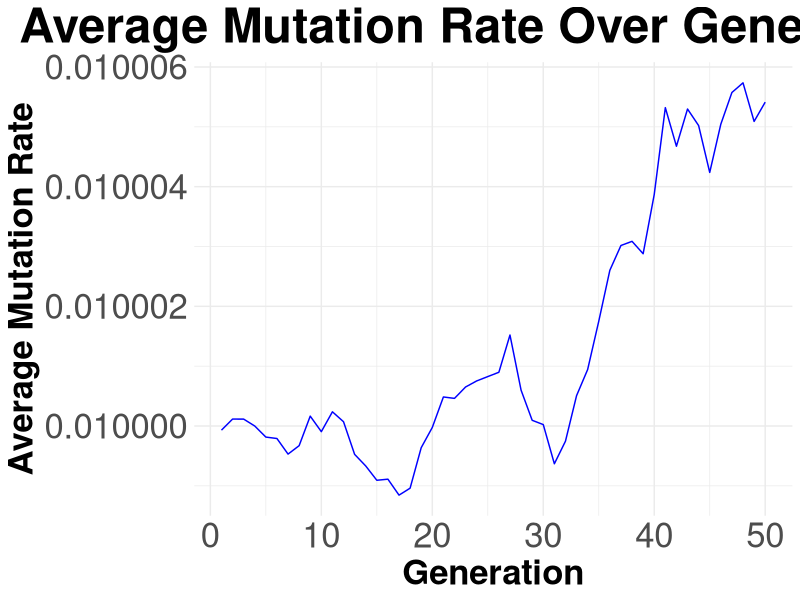
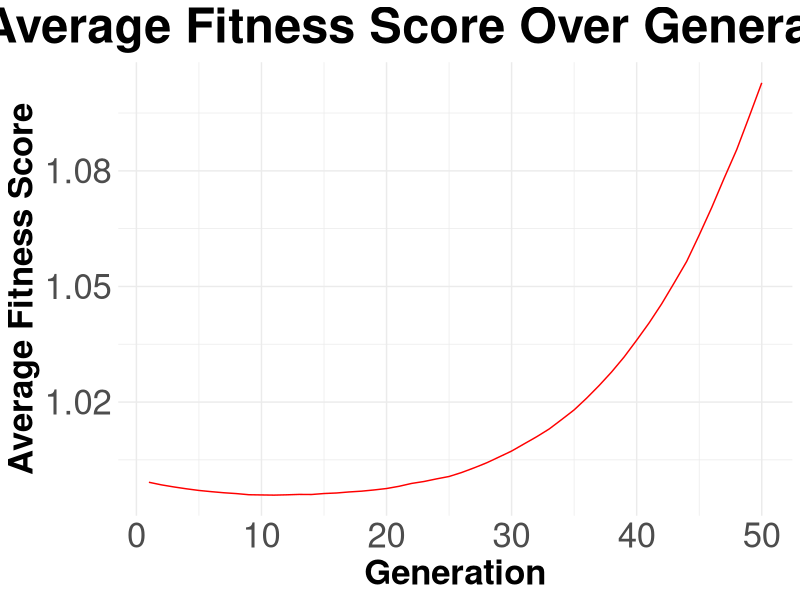

Generate these figures, in order, with R:
# Setting Parameters
population_size <- 1e5 # Number of individuals in the population
mutation_rate <- -2 # Since we are storing it in log10 format
fitness_score <- 0 # Represented by the net number of beneficial mutations
alpha <- 0.02 # Proportion of mutations that affect mutation rate
proportion_increase <- 0.5 # Proportion of mutations that increase mutation rate
mutation_jump_size <- 0.1 # Size of mutation rate change, increase or decrease
proportion_beneficial <- 0.1 # Proportion of mutations that increase fitness
generations <- 50 # Number of generations to simulate
s <- 0.1 # Parameter for fitness advantage/disadvantage

# Initialize population
initialize_population <- function(population_size, mutation_rate, fitness_score) {
  population <- data.frame(
    mutation_rate = rep(mutation_rate, population_size),
    fitness_score = rep(fitness_score, population_size)
  )
  return(population)
}

# Reproduction function
reproduce <- function(population, s) {
  population$offspring_count <- rpois(nrow(population), lambda = (1 + s)^population$fitness_score)
  offspring <- population[rep(seq_len(nrow(population)), population$offspring_count), ]
  rownames(offspring) <- NULL  # Reset row names
  return(offspring)
}


# Mutation function
mutate <- function(offspring, mutation_rate, alpha, proportion_increase, mutation_jump_size, proportion_beneficial) {
  for (i in seq_len(nrow(offspring))) {
    n_mutations <- rpois(1, lambda = 10^offspring$mutation_rate[i])
    for (j in seq_len(n_mutations)) {
      if (runif(1) < alpha) {
        # Mutation affects mutation rate
        if (runif(1) < proportion_increase) {
          # Increase mutation rate
          offspring$mutation_rate[i] <- offspring$mutation_rate[i] + mutation_jump_size
        } else {
          # Decrease mutation rate
          offspring$mutation_rate[i] <- offspring$mutation_rate[i] - mutation_jump_size
        }
      } else {
        # Mutation affects fitness
        if (runif(1) < proportion_beneficial) {
          # Increase fitness
          offspring$fitness_score[i] <- offspring$fitness_score[i] + 1
        } else {
          # Decrease fitness
          offspring$fitness_score[i] <- offspring$fitness_score[i] - 1
        }
      }
    }
  }
  return(offspring)
}

# Selection function
selection <- function(mutated_offspring, population_size) {
  # Keep population size constant
  if (nrow(mutated_offspring) > population_size) {
    selected <- mutated_offspring[sample(1:nrow(mutated_offspring), population_size), ]
  } else {
    selected <- mutated_offspring
  }
  return(selected)
}

# Initialize population
population <- initialize_population(population_size, mutation_rate, fitness_score)

# Initialize data frame for statistics
stats <- data.frame(generation = integer(), avg_mutation_rate = numeric(), avg_fitness_score = numeric())

# Simulation loop
system.time(for (i in 1:generations) {
  # Step 1: Reproduction
  offspring <- reproduce(population, s)

  # Step 2: Mutation
  mutated_offspring <- mutate(offspring, mutation_rate, alpha, proportion_increase, mutation_jump_size, proportion_beneficial)

  # Step 3: Selection
  population <- selection(mutated_offspring, population_size)

  # Save statistics for this generation
  stats <- rbind(stats, data.frame(generation = i, avg_mutation_rate = 10^(mean(population$mutation_rate)), avg_fitness_score = (1 + s)^mean(population$fitness_score)))
})

# Plot the results
library(ggplot2)

# Plot average mutation rate over generations
ggplot(stats, aes(x = generation)) +
  geom_line(aes(y = avg_mutation_rate), color = "blue") +
  labs(x = "Generation", y = "Average Mutation Rate", 
       title = "Average Mutation Rate Over Generations") +
  theme_minimal() +
  theme(
      plot.title = element_text(size = 35, face = "bold", hjust = 0.5),
      axis.title = element_text(size = 25, face = "bold"),
      axis.text = element_text(size = 25),
      legend.title = element_text(size = 20),
      legend.text = element_text(size = 20)
    )

# Plot average fitness score over generations
ggplot(stats, aes(x = generation)) +
  geom_line(aes(y = avg_fitness_score), color = "red") +
  labs(x = "Generation", y = "Average Fitness Score", 
       title = "Average Fitness Score Over Generations") +
  theme_minimal() +
  theme(
      plot.title = element_text(size = 35, face = "bold", hjust = 0.5),
      axis.title = element_text(size = 25, face = "bold"),
      axis.text = element_text(size = 25),
      legend.title = element_text(size = 20),
      legend.text = element_text(size = 20)
    )
